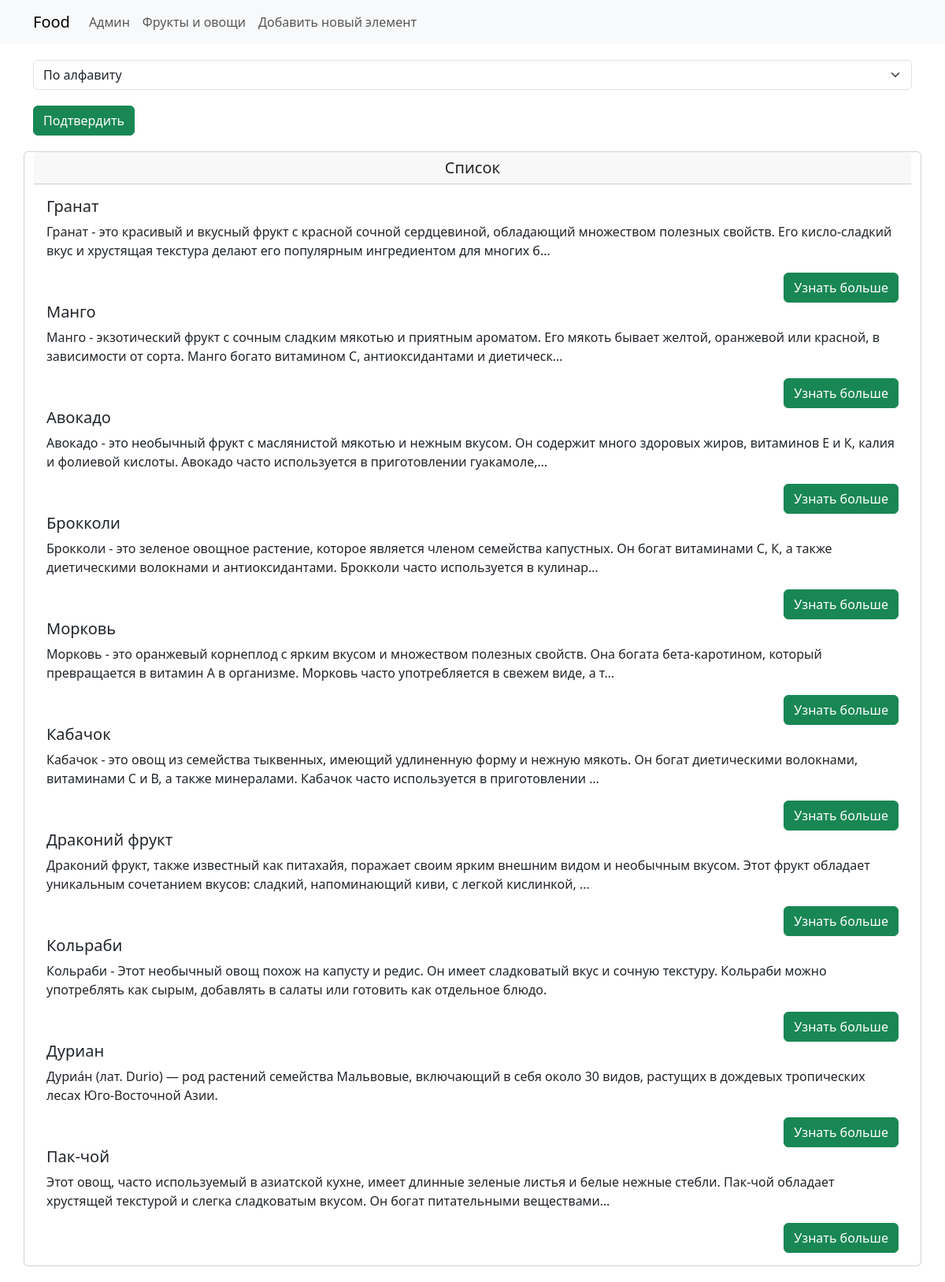
Page /vegetables_fruits/ on the committed database.
### table/models.py (models this page shows, shortened)
class Food(models.Model):
    name = models.CharField(max_length=100, verbose_name="Заголовок")
    description = models.TextField(verbose_name="Текст статьи")
    img = models.ImageField(upload_to='photos/%Y/%m/%d', blank=True, verbose_name='Фото')
    type = models.ForeignKey(FoodType, on_delete=models.PROTECT, null=True, default=1, verbose_name='Тип еды')

### table/views.py (the view)
# urls.py: path('vegetables_fruits/', views.vegetables_fruits, name='vegetables_fruits'),
def vegetables_fruits(request):
    sort_by = request.GET.get('sort_by', 'name')
    vegetables_type = FoodType.objects.get(name='Овощ')
    fruits_type = FoodType.objects.get(name='Фрукт')
    foods = Food.objects.all()
    if sort_by is None:
        return
    elif sort_by == 'vegetables':
        foods = foods.filter(type=vegetables_type)
    elif sort_by == 'fruits':
        foods = foods.filter(type=fruits_type)
    elif sort_by == 'alpha':
        foods = foods.order_by('name')
    context = {
        'foods': foods,
    }
    return render(request, 'vegetables_fruits.html', context)

### table/templates/vegetables_fruits.html (shortened to what this page needs)
{% extends 'base.html' %}
{% block content %}
<section>
    <div class="container text-center">
        <section>
            <form method="GET">
                <div class="col" id="sortBySelect">
                    <select class="form-select" aria-label="Default select example" name="sort_by">
                        <option value="alpha">По алфавиту</option>
                    </select>
                </div>
                <section>
                </section>
                <button type="submit" class="btn btn-primary d-md-block btn-success">Подтвердить</button>
            </form>
        </section>
        <section>
            <div class="row">
                <div class="card">
                    <h5 class="card-header">Список</h5>
                    <div class="card-body">
                        {% for food in foods %}
                        <h5 class="text-start">{{ food.name }}</h5>
                        <p class="text-start">{{ food.description|truncatechars:200 }}</p>
                        <div class="d-grid gap-2 d-md-flex justify-content-md-end">
                                <a href="{% url 'food_detail' food.id %}" class="btn btn-primary btn-success">
                                Узнать больше
                            </a>
                        </div>
                        {% endfor %}
                    </div>
                </div>
            </div>
        </section>
    </div>
</section>
{% endblock content %}

### table/static/css/styles.css (style rules this page uses)
section, button { padding-top: 10px; padding-bottom: 10px; }

### rows in the picture
Food: name "Гранат", description "Гранат - это красивый и вкусный фрукт с красной сочной сердцевиной, обладающий множеством полезных свойств. Его кисло-сладкий вкус и хрустящая текстура делают его популярным ингредиентом для многих б…"
Food: name "Манго", description "Манго - экзотический фрукт с сочным сладким мякотью и приятным ароматом. Его мякоть бывает желтой, оранжевой или красной, в зависимости от сорта. Манго богато витамином C, антиоксидантами и диетическ…"
Food: name "Авокадо", description "Авокадо - это необычный фрукт с маслянистой мякотью и нежным вкусом. Он содержит много здоровых жиров, витаминов E и К, калия и фолиевой кислоты. Авокадо часто используется в приготовлении гуакамоле,…"
Food: name "Брокколи", description "Брокколи - это зеленое овощное растение, которое является членом семейства капустных. Он богат витаминами С, К, а также диетическими волокнами и антиоксидантами. Брокколи часто используется в кулинар…"
Food: name "Морковь", description "Морковь - это оранжевый корнеплод с ярким вкусом и множеством полезных свойств. Она богата бета-каротином, который превращается в витамин A в организме. Морковь часто употребляется в свежем виде, а т…"
Food: name "Кабачок", description "Кабачок - это овощ из семейства тыквенных, имеющий удлиненную форму и нежную мякоть. Он богат диетическими волокнами, витаминами C и В, а также минералами. Кабачок часто используется в приготовлении …"
Food: name "Драконий фрукт", description "Драконий фрукт, также известный как питахайя, поражает своим ярким внешним видом и необычным вкусом. Этот фрукт обладает уникальным сочетанием вкусов: сладкий, напоминающий киви, с легкой кислинкой, …"
Food: name "Кольраби", description "Кольраби - Этот необычный овощ похож на капусту и редис. Он имеет сладковатый вкус и сочную текстуру. Кольраби можно употреблять как сырым, добавлять в салаты или готовить как отдельное блюдо."
Food: name "Дуриан", description "Дуриа́н (лат. Durio) — род растений семейства Мальвовые, включающий в себя около 30 видов, растущих в дождевых тропических лесах Юго-Восточной Азии."
Food: name "Пак-чой", description "Этот овощ, часто используемый в азиатской кухне, имеет длинные зеленые листья и белые нежные стебли. Пак-чой обладает хрустящей текстурой и слегка сладковатым вкусом. Он богат питательными веществами…"
